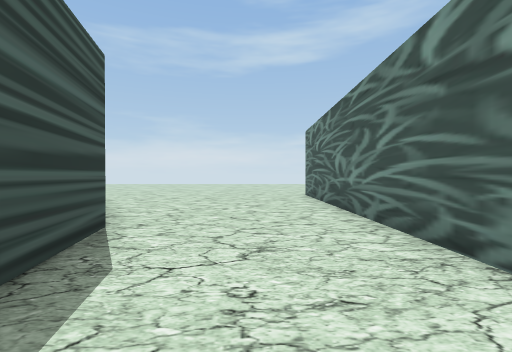
view 1 (above)

12 first-person views from a walk through a Unity game level. The camera is 1.5 m above the floor, looks level and sees 85° across. The floor is counted in squares, 2 m on a side. Each view is taken from the middle of a square. On the plan, view 1 faces up. The plan holds only what a view shows up to about 10 squares ahead; the rest is blank. The place goes on beyond the plan. The player is left out.

view 2
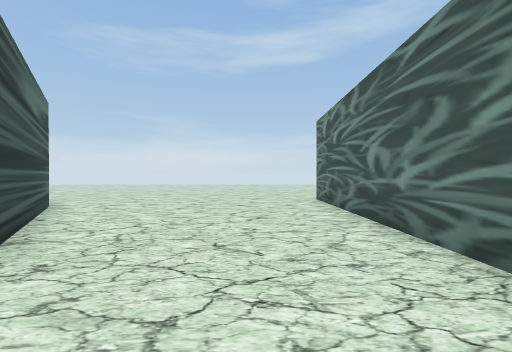

view 3
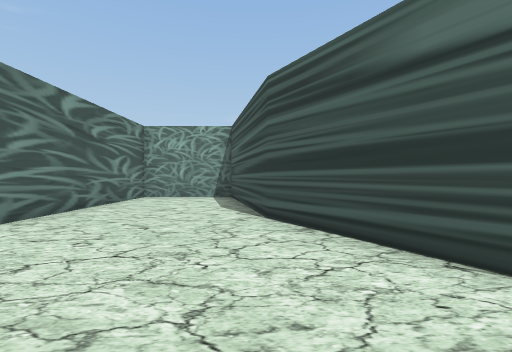

view 4
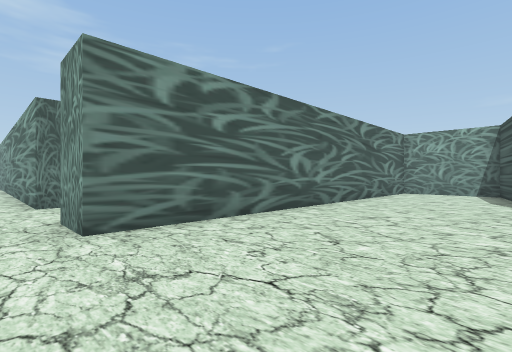

view 5
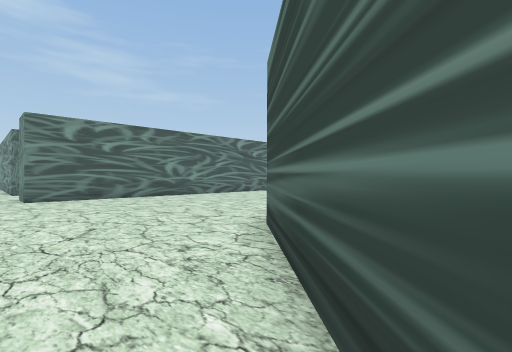

view 6
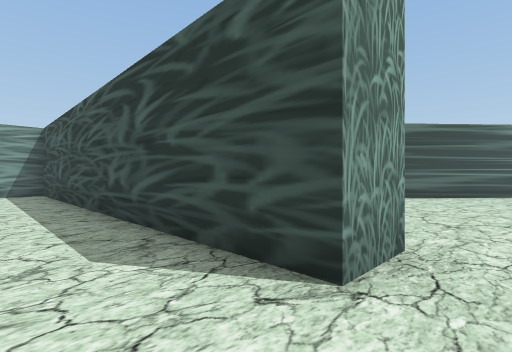

view 7
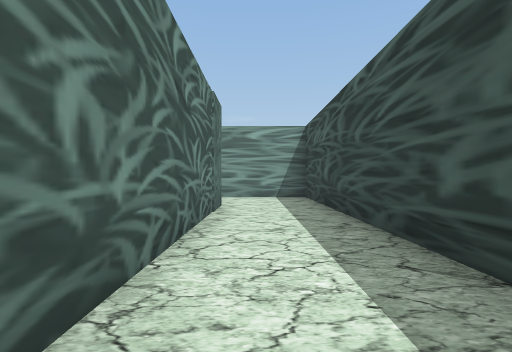

view 8
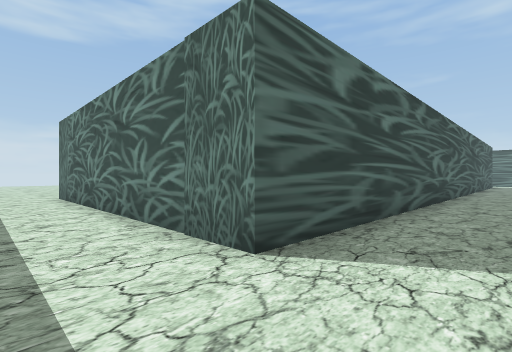

view 9
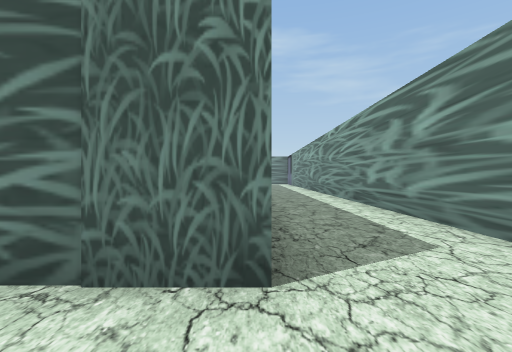

view 10
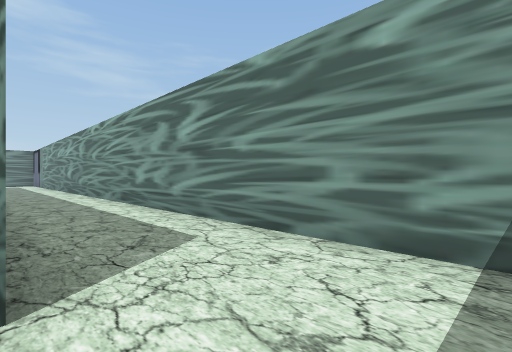

view 11
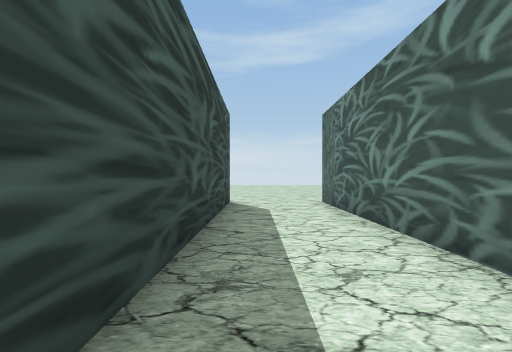

view 12
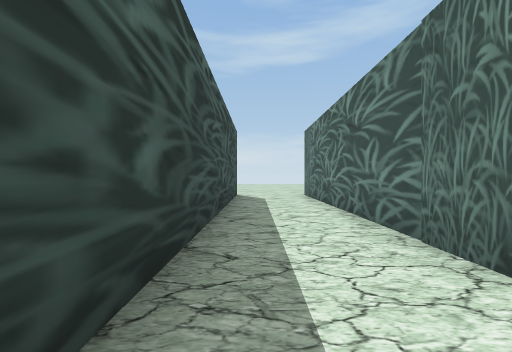

### Floor plan
Points are (right, up) in squares from view 1. A wall is a line through its corners. A room is listed if a view was taken in it or the views show most of it. See-through windows are left out.
Room 1 (views 1, 2, 3, 4, 5)
walls: (-8, 11.4) (-5, 8.8) (-2.2, 4.1) (-1.1, -0.9) (2, -0.9) (2, 11.1)
ways out: opening at (2.5, 12) to room 2
Room 2 (views 6, 7, 8, 9, 10, 11, 12)
walls: (16.2, 1.9) (5.9, 1.9) (5.9, 11.1); (2, 11.1) (3.2, 11.1) (3.2, -0.9) (15.2, -0.9)
ways out: opening at (2.5, 12) to room 1; opening at (5, 12)

Positions as (right, up) in squares from view 1, and headings:
1: (0, 0), facing up
2: (0, 2), facing up
3: (-2, 9), facing down
4: (-2, 12), facing down-right
5: (-8, 12), facing down-right
6: (5, 12), facing down-left
7: (5, 9), facing down
8: (4, 0), facing up-right
9: (4, 2), facing right
10: (4, 2), facing down-right
11: (4, 3), facing up
12: (4, 0), facing up
